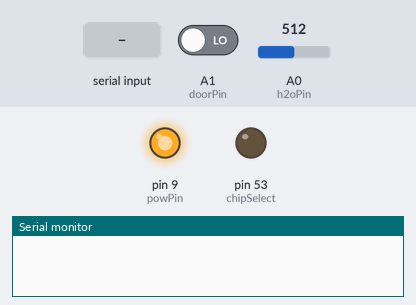
Recording of a sketch running on a simulated Arduino Mega 2560, built with avr-gcc and run on an emulated ATmega2560. On the bench: output pins drawn as LEDs (lit = HIGH), the last lines printed to the serial monitor. Inputs (shaded band) come from the test bench; at power-on: A0 (h2oPin) = 512, A1 (doorPin) LOW. Storage starts empty; the modem accepts every AT command (registered, SIM ready, sends succeed) and sends nothing else.

Above: at 0.2 s.
At 3.9 s:
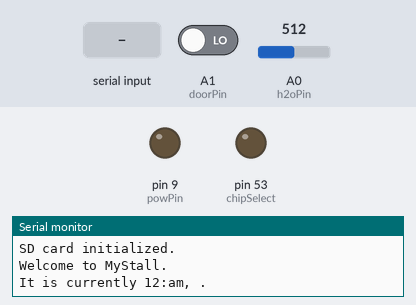
4.0 s: A0 (h2oPin) set to 716
6.2 s: "90,45,200\n" received over the second serial link
10.2 s: A0 (h2oPin) set to 6
Timing chart, 0 to 13.2 s (numbered marks = the images above; inputs shaded):
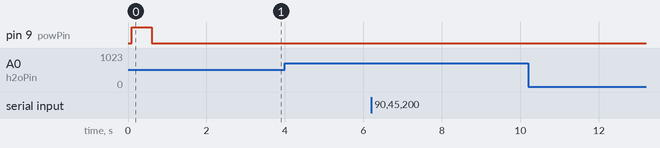

The sketch:

Mega_V1ALPHA_DoorSensor_12614_953pm.ino
```cpp
/*
Prototype v1.0 ALPHA

 Board: Arduino Mega 2560 R3+
 - This program is specific to the Arduino Mega. 8K SRAM is sufficient to accomodate the serial prints in the
 program, so no flash assist macros [F()] are included in the sketch. Given the 3 available hardware serials on the
 Mega, the GPRS jumpers are set for hardware serial transmission, and the connection is initiated in the sketch
 through "Serial1" instead of SoftwareSerial. Some pin reassignments, through the use of M-F jumpers, were required
 for SD shield compatibility, as the SPI interface on the Mega is through pins 50-53 as opposed to 10-13 with the
 Uno.

 Order of shield assembly:
 Arduino Mega --> SD Shield --> GPRS Shield
 - Arduino Mega --> SD Shield: All pins connected by jumpers
 - SD Shield --> GPRS Shield: Shields stacked normally

 Pin reassignments (all other pins from Mega --> SD connected normally):
 SD Shield  --->  Arduino Mega
 0                19 (RX1) [Hardware "Serial1"]
 1                18 (TX1) [Hardware "Serial1"]
 10               53 (SS) [SPI]
 11               51 (MOSI) [SPI]
 12               50 (MISO) [SPI]
 13               52 (SCK) [SPI]

 H2O level is checked and written to SD card at a regular interval. H2O sensor is mimicked by a 10K potentiometer,
 and values read are normalized to a 0-100 scale. On each SD write, current date and time information is read from
 the GPRS shield via AT commands. Date and time are parsed and reconstructed into US date format. During setup(),
 date and time is parsed further, printing a long form (ex. 11:45am, January 23, 2013) to serial. A "GPRS boot loop"
 function is also included in setup(), forcing the program to continuously read from GPRS until data is received.
 Without this function call, no date and time information is available to be written to the SD card on the first
 loop.

 In addition to the regular h2o level reads and SD writes, a data aggregation function is also included in this
 sketch. This function calculates any negative changes in h2o level on each read, and adds them to an integer that
 stores the total amount of h2o consumed over the course of multiple regular h2o level SD writes. This aggregate
 value is stored in its own TXT file, independent of the regularly scheduled h2o level SD writes.

 A key feature of this version of the prototype sketch is the h2oCheckChange() functionality, which performs a
 series of checks for changes in h2o level, including low level detection, recheck/confirmation of significant
 level changes, empty bucket detection, and a program hold to wait for bucket refill.
 */

////  Libraries  ////

#include <SD.h>

////  Pin definitions  ////

#define powPin 9  // Defines pin for software power-up of GPRS shield
#define chipSelect 53  // Defines SPI chip select pin (SS) for SD card (specific to Arduino board)
#define h2oPin A0  // Defines pin for reading h2o level sensor
#define doorPin A1  // Defines pin for reading stall door open/closed status

////  Timing constants and integers  ////

int currTimer = 0;  // Resets to millis() for current time on each loop
int prevTimer = 0;  // Time of last regular SD write
int lapTimer = 0;  //  Elapsed time since last data aggregation (currTimer - aggTimer)
int aggTimer = 0;  // Time of last data aggregation
int intervalTimer = 0;  // Elapsed time since last regular SD write (currTimer - prevTimer)
int count = 0;
const int writeInterval = 10000;  // Regular SD write interval
const int aggInterval = 30000;  // Data aggregation interval

////  Global strings (and associated integers)  ////

String rawDateTime;  // Stores raw date and time info from GPRS before parsing

// Date
String year;  // Year parsed from rawDateTime
String month;  // Month parsed from rawDateTime
String day;  // Day parsed from rawDateTime
String dateString;  // Parsed/concatenated date info from GPRS that is written to SD

// Time
String hour;  // Hour parsed from rawDateTime for 12hr time construction
String minute;  // Minute parsed from rawDateTime for 12hr time construction
String second;  // Second parsed from rawDateTime for 12hr time construction
String timeString;  // Parsed/concatenated time info from GPRS that is written to SD
String hour12;  // Stores hour after conversion from 24hr --> 12hr time format
String dateLongString;  // Stores full long form of date after parsing from dateString
String time12hrString;  // Stores time info in 12hr time format after parsing from timeString
String fullDataString;  // Full data string written to SD card
String aggString;  // String storing aggregated data written to SD card

// H2O sensor
int h2oLevel = 0;  // Stores h2o level from h2oLevelRead() function
int h2oLastLevel = 0;  // Stores h2o level for comparison with levels read in future loops
const int h2oChangeTrigger = 10;  // % change in H2O level that triggers confirmation read/SD write
int amtCons = 0;  // Stores h2o amount consumed on each read
int amtConsTot = 0;  // Stores h2o amount consumed over time for writing aggregate data to SD
boolean h2oEmpty = false;  // Will become true when H2O bucket completely empty
const int fullLevel = 75;

// Door sensor
boolean doorOpen = false;

// SD card
File dataFile;

void setup() {
  pinMode(powPin, OUTPUT);  // Software power-on pin for GPRS shield
  pinMode(chipSelect, OUTPUT);  // Required for SD lib fxn

  Serial.begin(19200);  // Hardware serial for serial monitor output
  Serial1.begin(19200);  // Hardware serial for GPRS communication

  powerUp();  // Call function to power-up GPRS with software commands
  gprsBootLoop();  // Initiate GPRS read loop until data is received (1st loop() read fails otherwise)
  clearStrings();  // Clear data from gprsBootLoop

  if (!SD.begin(chipSelect)) {  // Attempt connection to SD shield
    Serial.println("Card failed, or not present.");
    return;
  }
  Serial.println("SD card initialized.");
  Serial.println();

  Serial.println("Welcome to MyStall.");
  Serial.println();

  getDateTime();  // Read date and time information from GPRS
  dateLongConst();  // Construct string with long form of date
  time12hrConst();  // Construct string with 12hr format of time

  Serial.print("It is currently ");
  Serial.print(time12hrString);
  Serial.print(", ");
  Serial.print(dateLongString);
  Serial.println(".");
  Serial.println();

  h2oLevelRead();  // Read current h2o level
  h2oLastLevel = h2oLevel;  // Set h2o level storage variable to current H2O level
  currTimer = millis();  // Set to current time
  prevTimer = millis();  // Set to current time
  aggTimer = millis();  // Set to current time

  clearStrings();  // Clear all strings that will be written to SD card
  h2oCheckChange();  // Check for change in H2O level, low level, or empty bucket
}

void loop() {
  currTimer = millis();  // Set to current time
  intervalTimer = currTimer - prevTimer;  // Calculate time since last regular SD write
  lapTimer = currTimer - aggTimer;  // Calculate time since last data aggregation
  doorOpen = digitalRead(doorPin);  // Read state of stall door (open/closed)
  h2oLevelRead();  // Read current h2o level
  if(h2oLevel != h2oLastLevel) {
    h2oCheckChange();
  }
  if(lapTimer >= aggInterval) {  // If aggregation timer has exceeded aggregation interval
    // NOTE: AN ISSUE CURRENTLY EXISTS WITH ABNORMALLY HIGH AGGREGATE VALUES AFTER MULTIPLE INTER-AGGREGATION H2O CHANGES
    aggregateWriteSD();  // Concatenate date/time and data, then write aggregate total to SD card
    Serial.println("Aggregate data written to SD card.");
    aggTimer = currTimer;  // Reset time since last data aggregation to 0
  }
  else if(intervalTimer >= writeInterval) {  // If aggregation interval not exceed, but regular SD write interval has
    h2oLevelRead();  // Read current h2o level
    h2oWriteSD();  // Write date/time and h2oLevel to SD
    prevTimer = currTimer;  // Reset time since last regular SD write to 0
  }
  else {  // If neither aggregation nor regular SD write interval has been exceeded, do nothing (or print timing info to serial)
    //int nextWrite = (writeInterval - intervalTimer) / 1000;
    //Serial.println(nextWrite);
  }
  h2oCheckChange();  // Check for h2o level change, low level, or empty bucket before next loop
  amtCons = 0;  // Clear amount consumed for availability on next loop
  delay(1000);  // Wait before commencing next loop
}

// Execute software power-on of GPRS shield
void powerUp() {
  digitalWrite(powPin, LOW);
  delay(100);
  digitalWrite(powPin, HIGH);
  delay(500);
  digitalWrite(powPin, LOW);
  delay(100);
}

// Loop GPRS read on startup until data received from GPRS. 1st loop() receives no data otherwise.
void gprsBootLoop() {
  Serial.print("Initializing GPRS...");
  while(dateString == 0) {  // Attempt to read date/time from GPRS continuously until data received
    getDateTime();
    delay(1000);
  }
  Serial.println("GPRS ready.");
}

// Clear main data strings that are written to SD regularly
void clearStrings() {
  dateString = "";
  timeString = "";
  fullDataString = "";
}

// Concatenate main data elements into single string for writing to SD
void concatStrings() {
  fullDataString += dateString;
  fullDataString += ",";
  fullDataString += timeString;
  fullDataString += ",";
  fullDataString += h2oLevel;
  fullDataString += ",";
  fullDataString += doorOpen;
}

// Concatenate elements into single string for writing aggregate data to SD
void concatAggStrings() {
  aggString += dateString;
  aggString += ",";
  aggString += timeString;
  aggString += ",";
  aggString += amtConsTot;
}

// Read date/time info from GPRS shield and parse into year, month, and day for reformatting to US date format
void getDateTime() {
  year = "";  // Clear year string before reading from GPRS
  month = "";  // Clear month string before reading from GPRS
  day = "";  // Clear day string before reading from GPRS
  Serial1.println("AT+CCLK?");  // Read date/time from GPRS
  if(Serial1.available()) {  // If data is coming from GPRS
    while(Serial1.available()) {  // Read the data into string from incoming bytes while they're available
      char c = Serial1.read();  // Read each byte sent, one at a time, into storage variable
      rawDateTime += c;  // Add character to the end of the data string to be written to SD later
    }
    for(int y = 8; y < 10; y++) {  // Parse out year characters from rawDateTime
      year += String(rawDateTime.charAt(y));
    }
    for(int mo = 11; mo < 13; mo++) {  // Parse out month characters from rawDateTime
      month += String(rawDateTime.charAt(mo));
    }
    for(int d = 14; d < 16; d++) {  // Parse out day characters from rawDateTime
      day += String(rawDateTime.charAt(d));
    }
    for(int t = 17; t < 25; t++) {  // Parse out time characters from rawDateTime
      timeString += String(rawDateTime.charAt(t));
    }
    // Construct US formatted date string (M/D/Y)
    dateString += String(month);
    dateString += "/";
    dateString += String(day);
    dateString += "/";
    dateString += String(year);
  }
  rawDateTime = "";  // Clear rawDateTime string for use on next read
}

// Changes time read from GPRS into 12hr format
void time12hrConst() {
  hour = "";  // Clear hour string before parsing data into it from timeString
  minute = "";  // Clear minute string before parsing data into it from timeString
  second = "";  // Clear second string before parsing data into it from timeString
  hour12 = "";  // Clear 12hr formatted hour string before parsing data into it from timeString

  for(int h = 0; h < 2; h++) {  // Parse out hour characters from timeString
    hour += String(timeString.charAt(h));
  }
  for(int mi = 3; mi < 5; mi++) {  // Parse out hour characters from timeString
    minute += String(timeString.charAt(mi));
  }
  for(int s = 6; s < 8; s++) {  // Parse out hour characters from timeString
    second += String(timeString.charAt(s));
  }

  if(hour.toInt() > 12) {  // If integer format of 24hr formatted hour is more than 12
    hour12 += String(hour.toInt() - 12);  // Subtract 12 from hour and add to storage string
    time12hrString += String(hour12);  // Add new 12hr formatted hour to 12hr time string
    time12hrString += ":";  // Add colon to create properly formatted time
    time12hrString += String(minute);  // Add minute string after the colon
    time12hrString += "pm";  // Add "pm", since hour was after 12 (>= 13)
  }
  else if (hour.toInt() == 0) {  // If integer format of 24hr formatted hour is not more than 12, but is equal to 0
    hour12 += "12";  // Set hour storage string to 12 (midnight)
    time12hrString += String(hour12);  // Add new 12hr formatted hour to 12hr time string
    time12hrString += ":";  // Add colon to create properly formatted time
    time12hrString += String(minute);  // Add minute string after the colon
    time12hrString += "am";  // Add "am", since time detected was midnight
  }
  else {  // If integer format of 24hr formatted hour is not more than 12 or equal to 0
    hour12 += String(hour.toInt());  // Set hour storage variable to integer form of hour
    time12hrString += hour12;  // Add new 12hr formatted hour to 12hr time string
    time12hrString += ":";  // Add colon to create properly formatted time
    time12hrString += minute;  // Add minute string after the colon
    time12hrString += "am";  // Add "am", since time detected was before noon
  }
}

// Construct long form of date read from GPRS
void dateLongConst() {
  String yearLong = "";  // Clear long-formatted year string before reading from GPRS
  String monthLong = "";  // Clear long-formatted month string before reading from GPRS
  String dayLong = "";  // Clear long-formatted day string before reading from GPRS
  dateLongString = "";  // Clear full long date string before reading from GPRS

  yearLong += "20";  // Lead year with "20" to create long form (ex. 2014)
  yearLong += String(year);  // Store long year in a string

  dayLong += String(day.toInt());  // Convert day to integer to remove leading 0's and store in string

  switch(month.toInt()) {  // Convert to integer and use switch case to convert month number to long form
  case 0:
    return;
  case 1:
    monthLong += "January";
    break;
  case 2:
    monthLong += "February";
    break;
  case 3:
    monthLong += "March";
    break;
  case 4:
    monthLong += "April";
    break;
  case 5:
    monthLong += "May";
    break;
  case 6:
    monthLong += "June";
    break;
  case 7:
    monthLong += "July";
    break;
  case 8:
    monthLong += "August";
    break;
  case 9:
    monthLong += "September";
    break;
  case 10:
    monthLong += "October";
    break;
  case 11:
    monthLong += "November";
    break;
  case 12:
    monthLong += "December";
    break;
  }
  // Concatenate strings to form full long date
  dateLongString += String(monthLong);
  dateLongString += " ";
  dateLongString += String(dayLong);
  dateLongString += ", ";
  dateLongString += String(yearLong);
}

// Read h2o level from sensor (currently mimicked by potentiometer)
void h2oLevelRead() {
  int h2oReadVal = analogRead(h2oPin);  // Read value from sensor
  h2oLevel = h2oReadVal / 9.21;  // Divide by (Maximum-Possible-Value / 100) to make value on 0-100 scale
}

// Check h2o level for significant changes, low level, and empty bucket
void h2oCheckChange() {
  amtCons = h2oLastLevel - h2oLevel;
  amtConsTot += amtCons;
  amtCons = 0;  // Clear amount consumed for availability on next loop
  if(h2oEmpty == false) {  // If bucket isn't empty according to boolean value currently stored,
    if(h2oLevel == 0) {  // but h2o level has just been detected at 0
      Serial.println("Bucket empty or currently being refilled.");
      h2oEmpty = true;  // Change boolean to reflect presence of an empty bucket
    }
    else {  // and bucket is actually empty
      if(abs(h2oLevel - h2oLastLevel) >= h2oChangeTrigger) {  // If h2o level has changed significantly since last read
        Serial.print(">= 10% change detected. Confirming...");
        delay(5000);  // Pause briefly to let conditions settle in case bucket was bumped, etc.
        h2oLevelRead();  // Read h2o level again
        if(abs(h2oLevel - h2oLastLevel) >= h2oChangeTrigger) {  // If h2o change detected was real
          Serial.println("change confirmed.");
          h2oWriteSD();  // Write new h2o level to SD
          prevTimer = currTimer;  // Set regular SD write timer to 0
        }
        else {  // If, after 2nd read, there wasn't actually a change
          Serial.println("detected change was a false-positive.");  // Tell user that the detection was a false-positive
          Serial.println();
        }
      }
    }
    if(h2oLevel <= 10) {  // After other checks, also check if h2o level is < 10% and inform user that refill is required
      Serial.println(h2oLevel);
      Serial.println("Water level low. Refill Bucket.");
    }
  }
  else {  // If bucket is empty according boolean value currently stored
    // NOTE: MAY BREAK WHILE LOOP DOWN INTO BRANCH STRUCTURE W/ IF'S TO PREVENT HANGING ON PARTIAL REFILL
    while(h2oEmpty == true) {  // As long as boolean continues to indicate that bucket is empty
      h2oLevelRead();  // Read current h2o level
      if(h2oLevel >= fullLevel) {  // If h2o level is now above the threshold to be considered "refilled" or "full"
        h2oEmpty = false;  // Change boolean to indicate that bucket is now full
      }
      else {  // If h2o level still below "full" level
        Serial.println("Waiting for bucket to be refilled.");  // Present some messages to the user
        Serial.print("Current level: ");
        Serial.println(h2oLevel);  // Current h2o level
        Serial.print("Full level:    ");
        Serial.println(fullLevel);  // Value that h2o level needs to be raised to before bucket considered full
        Serial.println();
      }
      delay(10000);  // Wait for a few seconds to allow time for bucket refill
    }
  }
  h2oLastLevel = h2oLevel;
}

void h2oWriteSD() {
  getDateTime();  // Read and parse date/time information from GPRS
  concatStrings();  // Concatenate all relevant h2o level strings for writing to SD card
  sdWriteData();  // Write parsed and concatenated h2o level data to SD card
  Serial.println();
  clearStrings();  // Clear all strings for next SD data write
}

void sdWriteData() {
  dataFile = SD.open("LOGGING.TXT", FILE_WRITE);  // Open data file, with full privileges, for writing
  if(dataFile) {  // If file on SD card is opened successfully
    dataFile.println(fullDataString);  // Print dataString to it
    dataFile.close();  // Close the data file and proceed
    Serial.println();
    Serial.println(fullDataString);
  }
  else {
    Serial.println("Error opening file while attempting to write to SD.");
  }
}

void aggregateWriteSD() {
  Serial.print("Units consumed since last data aggregation: ");
  Serial.println(amtConsTot);
  getDateTime();  // Read and parse date/time information from GPRS
  concatAggStrings();  // Concatenate all relevant aggregate data into string for writing to SD card
  sdWriteAggregate();  // Write aggregate data to SD
  clearStrings();  // Clear all strings for next SD write
  aggString = "";  // Clear aggregate data string for next period of data aggregation
  amtConsTot = 0;  // Set amount of h2o consumed since last data aggregation back to 0
}

void sdWriteAggregate() {
  // NOTE: ATTEMPTING TO WRITE TO "AGGREGATE.TXT" FAILS...POSSIBLE ISSUE WITH FILE NAME LENGTH
  dataFile = SD.open("AGG.TXT", FILE_WRITE);  // Open data file, with full privileges, for writing
  if(dataFile) {  // If file on SD card is opened successfully
    dataFile.println(aggString);  // Print dataString to it
    dataFile.close();  // Close the data file and proceed
    Serial.println(aggString);
  }
  else {
    Serial.println("Error opening file while attempting to write to SD.");
  }
}
```
